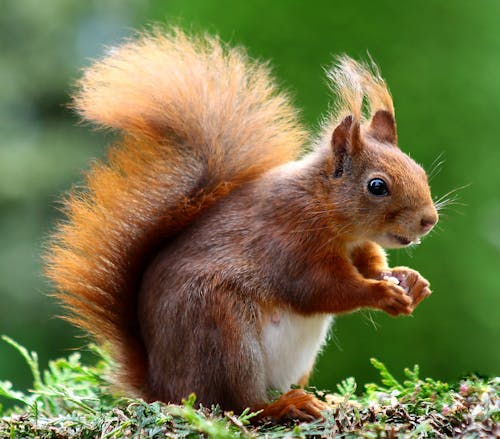
#> input picture fdip2.jpeg, 500 x 439 px
$ jupyter execute assignment4.ipynb
#> lines starting #> are read from the running program, lines starting #| are printed output that depends on the picture; after the words box and inside, x2 and y2 are one past the last pixel; in counts of white or black regions, pixels touching at a corner belong together
[cell 1]
import cv2
import numpy as np
import matplotlib.pyplot as plt
import random

# Utility function for displaying image + histogram
def show_image_and_hist(image, title, cmap=None):
    plt.figure(figsize=(10,4))

    plt.subplot(1,2,1)
    plt.imshow(image, cmap=cmap)
    plt.title(title)
    plt.axis("off")

    plt.subplot(1,2,2)
    plt.hist(image.ravel(), bins=256, range=[0,256])
    plt.title(f"Histogram of {title}")

    plt.tight_layout()
    plt.show()

# Load the image (color)
img = cv2.imread(r"fdip2.jpeg")
#> img is the input picture: shape (439, 500, 3); mean B, G, R 70.1, 115.5, 114.4

if img is None:
    raise FileNotFoundError("Image not found! Check path/extension")

# Convert from BGR (OpenCV) to RGB (for matplotlib display)
img_rgb = cv2.cvtColor(img, cv2.COLOR_BGR2RGB)

# Display Original Color Image
show_image_and_hist(img_rgb, "Original Image", cmap=None)
#> in show_image_and_hist, `plt.show()`:
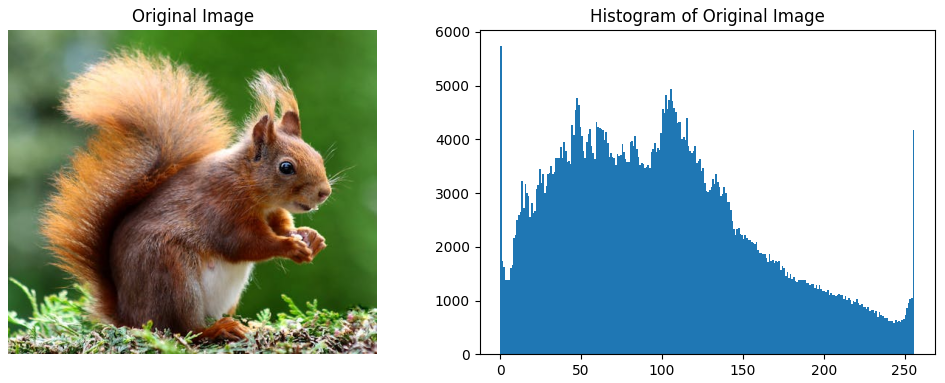
#> figure drawn by matplotlib, 2 panels; panel 2: tallest bar 5741 high, from x = 0 to 1

# Convert to Grayscale
gray = cv2.cvtColor(img, cv2.COLOR_BGR2GRAY)
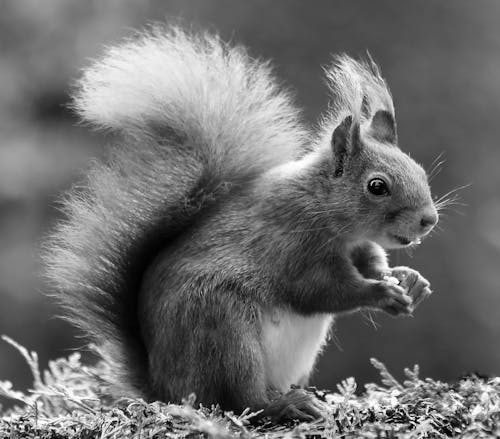
#> gray: shape (439, 500); min 0, max 255, mean 110
show_image_and_hist(gray, "Grayscale Image", cmap='gray')
#> call 2 of show_image_and_hist, with title = 'Grayscale Image', cmap = 'gray'
#> in show_image_and_hist (call 2), `plt.show()`:
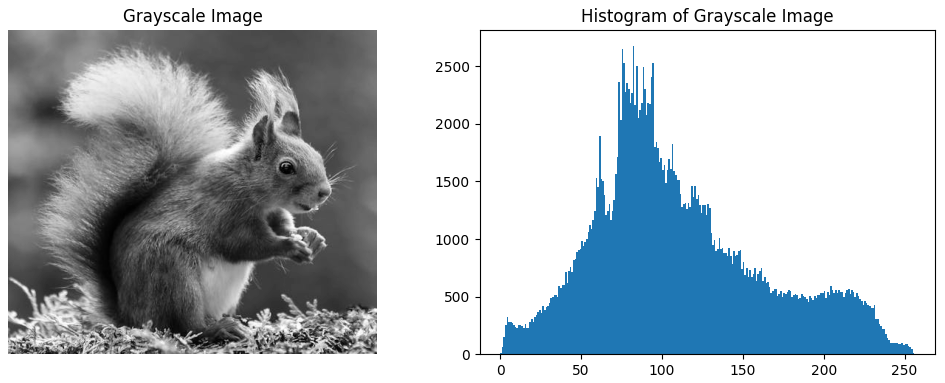
#> figure drawn by matplotlib, 2 panels; panel 2: tallest bar 2677 high, from x = 82 to 83

[cell 2]
import random
import cv2
import matplotlib.pyplot as plt

# Load grayscale image
salt_and_paper = cv2.imread(r"fdip2.jpeg", cv2.IMREAD_GRAYSCALE)
#> salt_and_paper: shape (439, 500); min 0, max 255, mean 110

if salt_and_paper is None:
    raise FileNotFoundError("Image not found! Check filename or path")

row, col = salt_and_paper.shape
#> row = 439; col = 500

# Add Salt (white pixels)
number_of_pixels = random.randint(1000, 10000)
for i in range(number_of_pixels):
    y_coord = random.randint(0, row - 1)
    x_coord = random.randint(0, col - 1)
    salt_and_paper[y_coord][x_coord] = 255
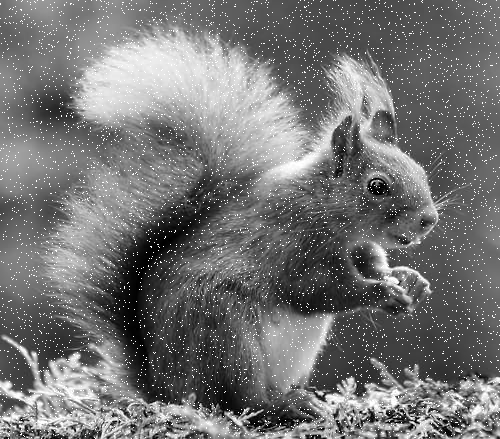
#> salt_and_paper: shape (439, 500); min 0, max 255, mean 114.8

# Add Pepper (black pixels)
number_of_pixels = random.randint(1, 10)
for i in range(number_of_pixels):
    y_coord = random.randint(0, row - 1)
    x_coord = random.randint(0, col - 1)
    salt_and_paper[y_coord][x_coord] = 0
#> salt_and_paper: shape (439, 500); under 0.01% of pixels changed, all inside (x1, y1, x2, y2) = (55, 235, 379, 414)

# Show noisy image
plt.title("Salt and Pepper Noise")
plt.imshow(salt_and_paper, cmap='gray')
plt.axis("off")
plt.show()

# Show histogram
plt.hist(salt_and_paper.ravel(), bins=256, range=[0,256])
plt.title("Histogram of Salt and Pepper Noise Image")
plt.show()
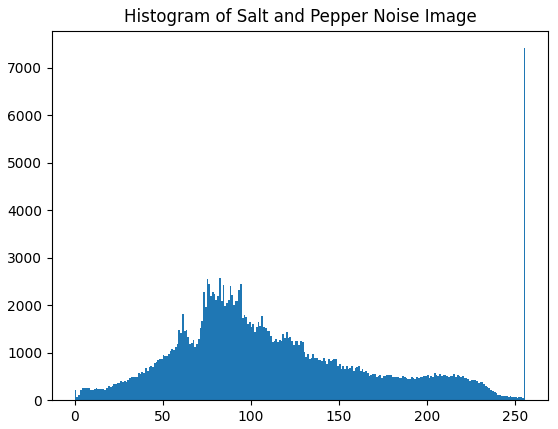
#> figure drawn by matplotlib, 1 panel; tallest bar 7413 high, from x = 255 to 256

[cell 3]
import cv2
import numpy as np
import matplotlib.pyplot as plt

# Load grayscale image
img = cv2.imread(r"fdip2.jpeg", cv2.IMREAD_GRAYSCALE)

# Gaussian noise parameters
mean = 0
std_dev = 35

# Generate Gaussian noise
gaussian_noise = np.random.normal(loc=mean, scale=std_dev, size=img.shape).astype(np.float32)

# Add noise to image
gaussian_img = img.astype(np.float32) + gaussian_noise
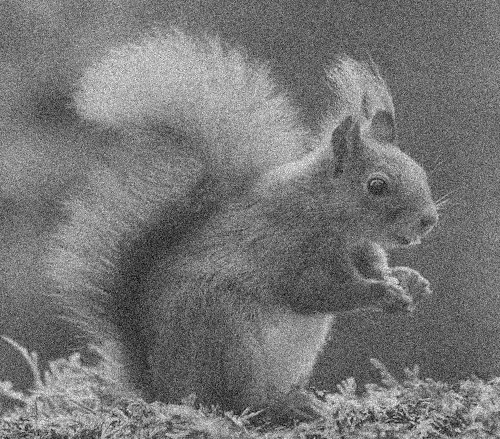
#> gaussian_img: shape (439, 500) float32; min -107, max 362.6, mean 110.1; drawn with min black and max white


# Show noisy image
plt.title("Gaussian Noise")
plt.imshow(gaussian_img, cmap='gray')
plt.axis("off")
plt.show()

# Show histogram
plt.hist(gaussian_img.ravel(), bins=256, range=[0,256])
plt.title("Histogram of Gaussian Noise Image")
plt.show()
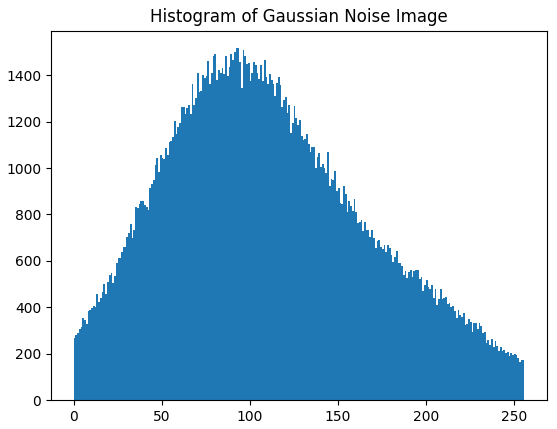
#> figure drawn by matplotlib, 1 panel; tallest bar 1516 high, from x = 93 to 94

[cell 4]
import cv2
import numpy as np
import matplotlib.pyplot as plt

# Load grayscale image
img = cv2.imread(r"fdip2.jpeg", cv2.IMREAD_GRAYSCALE)

if img is None:
    raise FileNotFoundError("Image not found! Check the path.")

# Generate Speckle noise (Gaussian with mean=0)
mean = 0
variance = 0.1   # smaller value -> less noisy
noise = np.random.normal(mean, variance, img.shape)

# Apply Speckle noise: image + image * noise
noisy_image = img.astype(np.float32) + img.astype(np.float32) * noise
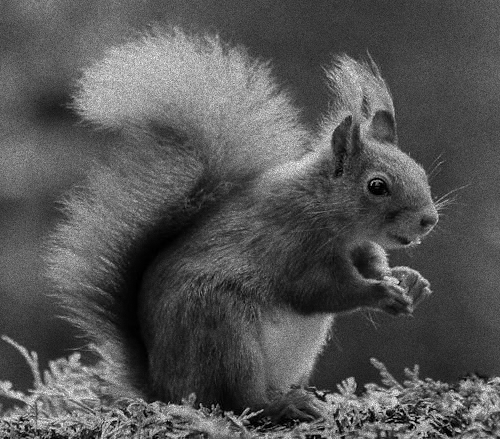
#> noisy_image: shape (439, 500) float64; min 0, max 328.4, mean 110; drawn with min black and max white

# Clip values and convert back to uint8
noisy_image = np.clip(noisy_image, 0, 255).astype(np.uint8)

# Show noisy image
plt.imshow(noisy_image, cmap='gray')
plt.title("Image with Speckle Noise")
plt.axis("off")
plt.show()

# Show histogram
plt.hist(noisy_image.ravel(), bins=256, range=[0,256])
plt.title("Histogram of Speckle Noise Image")
plt.show()
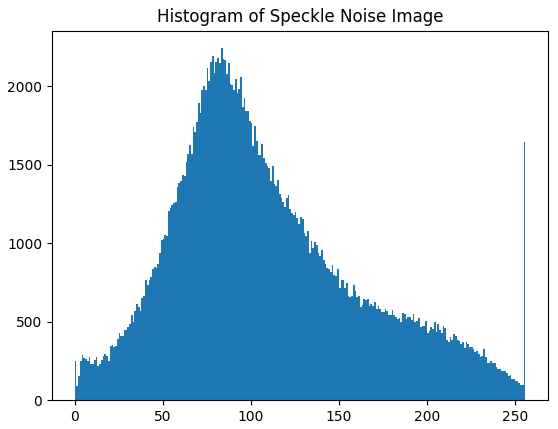
#> figure drawn by matplotlib, 1 panel; tallest bar 2243 high, from x = 83 to 84

$ run again, with image.png saved as fdip2.jpeg
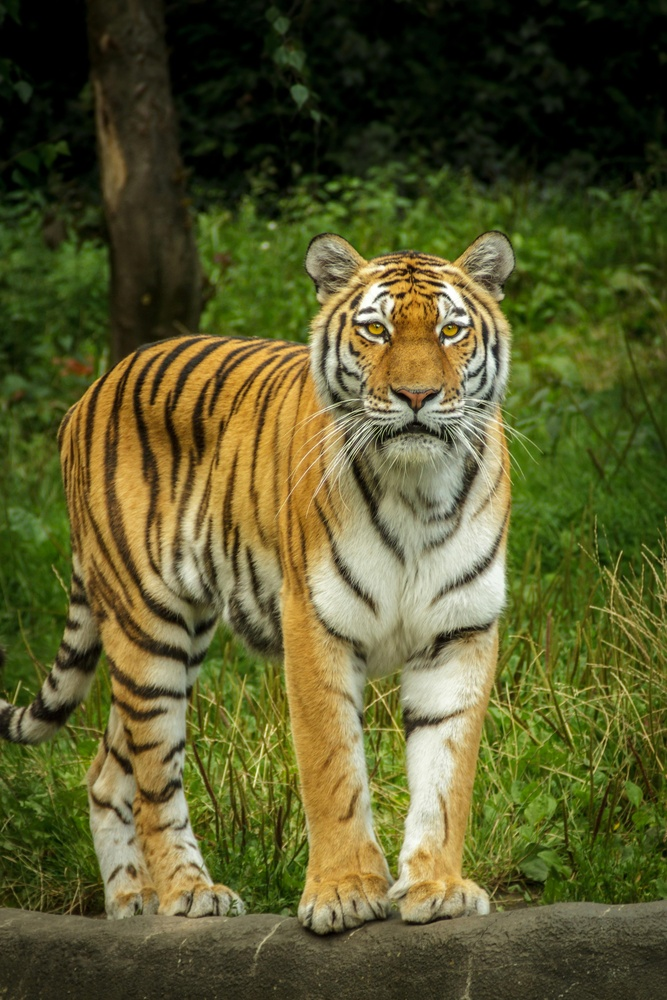
#> input picture image.png, 667 x 1000 px, shrunk from 3245 x 4867 before the run
#> img is the input picture: shape (1000, 667, 3); mean B, G, R 44.5, 89.1, 88.9
#> after the loop `for i in range(number_of_pixels):`:
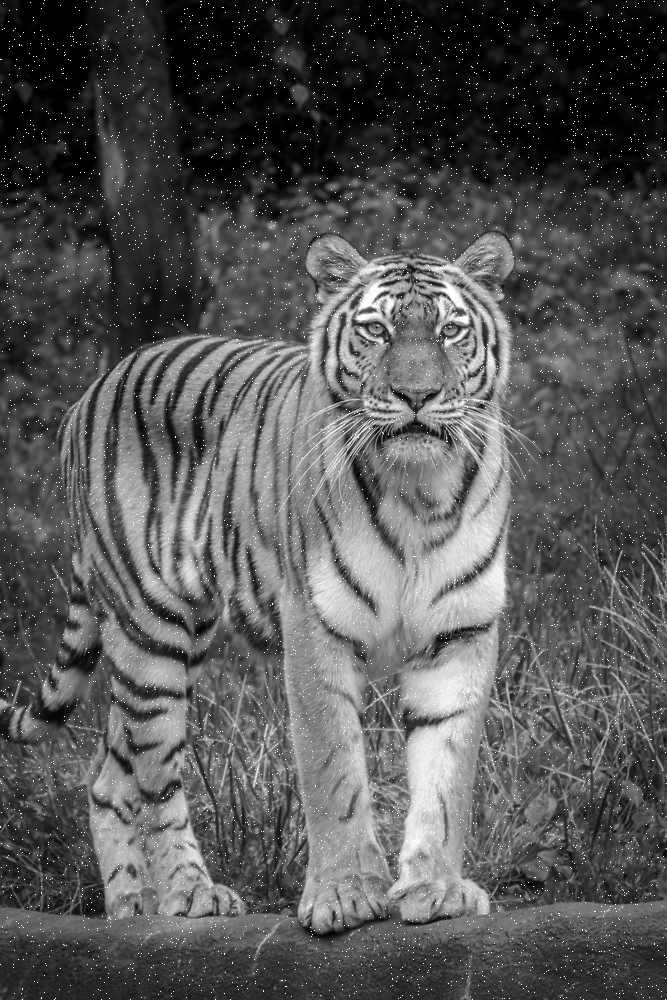
#> salt_and_paper: shape (1000, 667); min 0, max 255, mean 85.8
#> `plt.show()`:
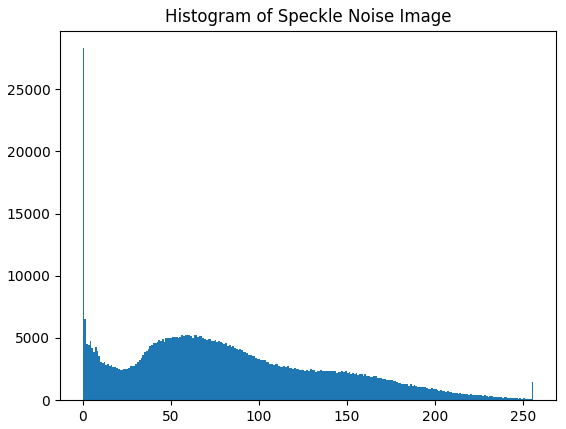
#> figure drawn by matplotlib, 1 panel; tallest bar 28284 high, from x = 0 to 1
